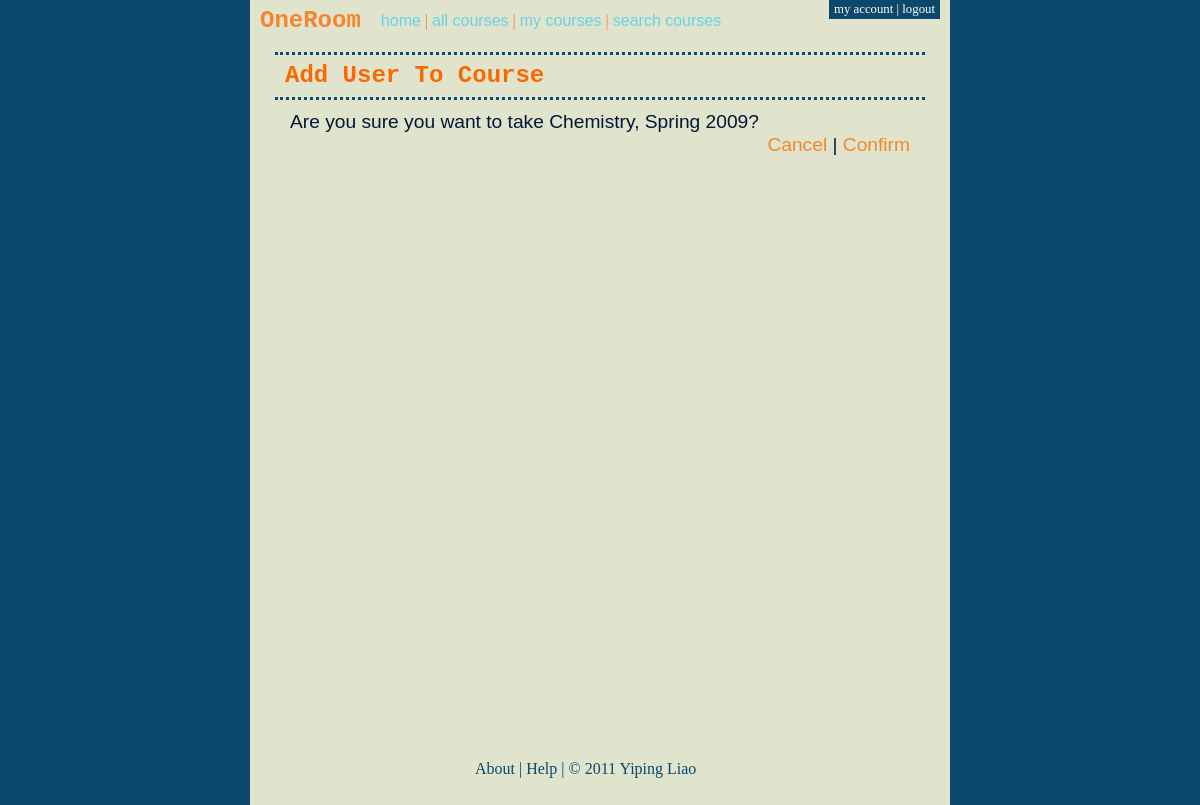
The app's page /course_add_user.php?course_id=5&user_id=3 (signed in) with its own data.
### tables this page shows
CREATE TABLE `courses` (
  `course_id` int(11) NOT NULL AUTO_INCREMENT,
  `name` varchar(50) DEFAULT NULL,
  `year` char(4) DEFAULT NULL,
  `semester` varchar(10) DEFAULT NULL,
  `passcode` varchar(40) DEFAULT NULL,
  PRIMARY KEY (`course_id`)
);

### init_page.php (called while the page is built, shortened)
<?php
  $dbc = mysqli_connect(DB_HOST, DB_USER, DB_PASSWORD, DB_NAME) or
          redirect('500.php');
  require_once('utils.php');
  $logged_in = isset($_SESSION['user_id']);
  if ($logged_in) {
    $user_id = $_SESSION['user_id'];
    $is_teacher = is_teacher($dbc, $user_id);
  }
?>

### utils.php (called while the page is built, shortened)
<?php
  function is_teacher($dbc, $user_id) {
    $is_teacher = false;
    $query = "SELECT * FROM oneroom_users WHERE id = '$user_id'";
    $result = mysqli_query($dbc, $query) or redirect('500.php');
    $row = mysqli_fetch_array($result);
    return $is_teacher;
  }
  function get_course_full_name($dbc, $course_id) {
    $query = "SELECT name, semester, year FROM courses WHERE
              course_id = '$course_id'";
    $result = mysqli_query($dbc, $query) or redirect('500.php');
    if (mysqli_num_rows($result) == 1) {
        $row = mysqli_fetch_array($result);
    } else {
      redirect('500.php');
    }
    $course_full_name = array();
    $course_full_name['name'] = $row['name'];
    $course_full_name['semester'] = $row['semester'];
    $course_full_name['year'] = $row['year'];
    return $course_full_name;
  }

### course_add_user.php (the view, shortened to what this page needs)
<?php
  require_once('init_page.php');
  $course_id = $_GET['course_id'];
  $course_full_name = get_course_full_name($dbc, $course_id);
  $name = $course_full_name['name'];
  $semester = $course_full_name['semester'];
  $year = $course_full_name['year'];
  require_once('oneroom_header.php');
?>
<div id="content">
  <div id="content-heading">
    <h1>Add User To Course</h1>
  </div>
  <div id="content-body">
    <?php
      echo '<p>Are you sure you want to ';
      if ($is_teacher) {
        echo 'teach ';
      } else {
        echo 'take ';
      }
      echo $name . ', ' . $semester . ' ' . $year . '?</p>';
    ?>
    <div id="cancel_confirm">
       <p>
        <a href="allcourses.php">Cancel</a> |
        <a href="<?php if ($is_teacher) {
                          echo 'course_add_teacher.php';
                        } else {
                          echo 'course_add_user_success.php';
                        } ?>">Confirm</a>
      </p>
    </div>
  </div>
</div>
<?php
  require_once('oneroom_footer.php');
?>

### stylesheets/style.css (style rules this page uses)
html, body, h1, h2, h3, h4, h5, h6, p, ol, ul, li, pre, code, address, variable, form, fieldset, blockquote { padding: 0; margin: 0; font-size: 100%; font-weight: normal; }
body { background-color: #0B486B; }
a { text-decoration: none; }
html, body { height: 100%; }
#content { margin: 0px 25px 15px 25px; }
#content-heading { margin-bottom: 5px; padding: 10px 10px 10px 10px; line-height: 0.9; border-top-style: dotted; border-top-color: #0B486B; border-bottom-style: dotted; border-bottom-color: #0B486B; }
#content-heading h1 { color: #FA6900; font-family: "Courier New", Courier, monospace; font-weight: bold; font-size: 1.5em; }
#content-body { line-height: 1.2; color: #031634; font-family: "Trebuchet MS", Arial, Helvetica, sans-serif; padding: 5px 15px 5px 15px; }
#content-body p { font-size: 1.2em; }
#content-body p a { color: #F38630; }
#cancel_confirm { float: right; }

### records on screen
courses: name "Chemistry", semester "Spring", year "2009"
